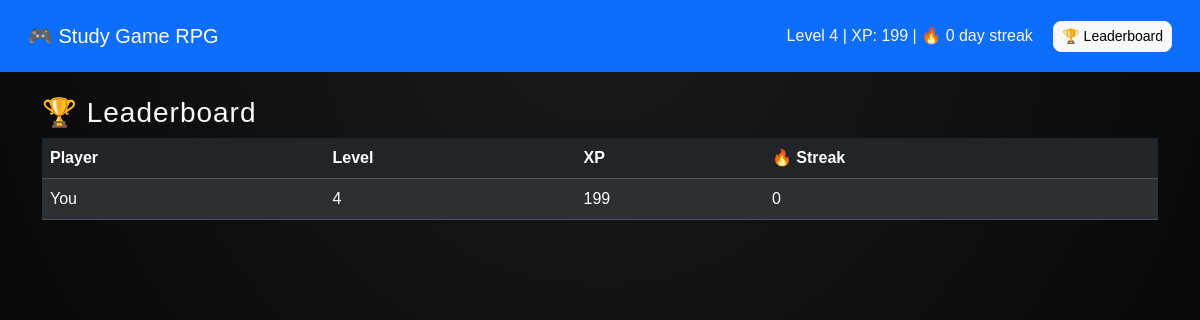
The page /leaderboard on the database as committed earlier.
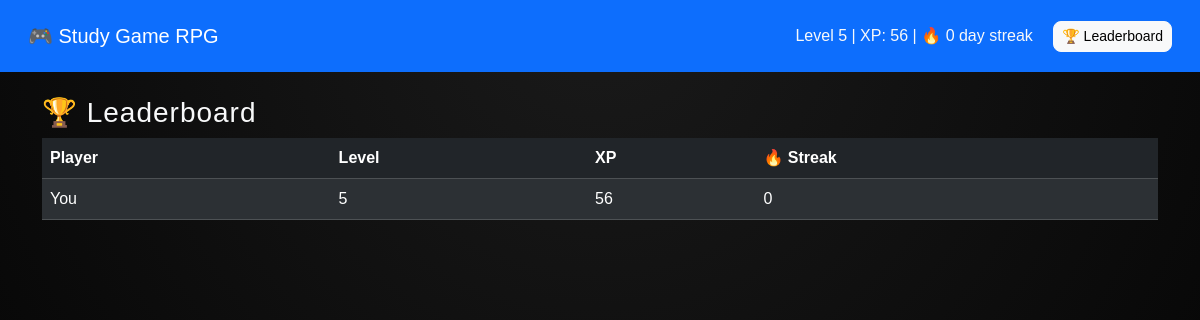
The same page on the database as committed later.
### models.py (models this page shows)
class Player(db.Model):
    id = db.Column(db.Integer, primary_key=True)
    username = db.Column(db.String(50))
    xp = db.Column(db.Integer)
    level = db.Column(db.Integer)
    streak = db.Column(db.Integer)
    last_study = db.Column(db.String(20))
    combo = db.Column(db.Integer, default=0)

### app.py (the view)
@app.route("/leaderboard")
def leaderboard():
    players = Player.query.order_by(Player.level.desc(), Player.xp.desc()).all()
    return render_template("leaderboard.html", players=players)

### app.py (called while the page is built)
def get_player():
    player = Player.query.first()
    if not player:
        player = Player(username="You", xp=0, level=1, streak=0, last_study=str(datetime.date.today()))
        db.session.add(player)
        db.session.commit()
    return player

@app.context_processor
def inject_player():
    try:
        return {"player": get_player()}
    except Exception:
        return {"player": None}

### templates/leaderboard.html
{% extends "base.html" %}
{% block content %}
<h3>🏆 Leaderboard</h3>
<table class="table table-dark table-striped">
  <thead><tr><th>Player</th><th>Level</th><th>XP</th><th>🔥 Streak</th></tr></thead>
  <tbody>
    {% for p in players %}
    <tr><td>{{ p.username }}</td><td>{{ p.level }}</td><td>{{ p.xp }}</td><td>{{ p.streak }}</td></tr>
    {% endfor %}
  </tbody>
</table>
{% endblock %}

### templates/base.html (shortened to what this page needs)
<!DOCTYPE html>
<html lang="en">
<head>
  <link href="https://cdn.jsdelivr.net/npm/bootstrap@5.3.3/dist/css/bootstrap.min.css" rel="stylesheet">
  <link rel="stylesheet" href="{{ url_for('static', filename='style.css') }}">
</head>
<body class="bg-dark text-light">
<nav class="navbar navbar-dark bg-primary p-3">
  <div class="container-fluid">
    <a class="navbar-brand" href="/">🎮 Study Game RPG</a>
    <div>
      Level {{ player.level }} | XP: {{ player.xp }} | 🔥 {{ player.streak }} day streak
      <a href="/leaderboard" class="btn btn-sm btn-light ms-3">🏆 Leaderboard</a>
    </div>
  </div>
</nav>
<div class="container mt-4">
  {% block content %}{% endblock %}
</div>
</body>
</html>

Rows that differ between the two databases and show on the page:
changed Player "You": level "4" → "5"; xp "199" → "56"
